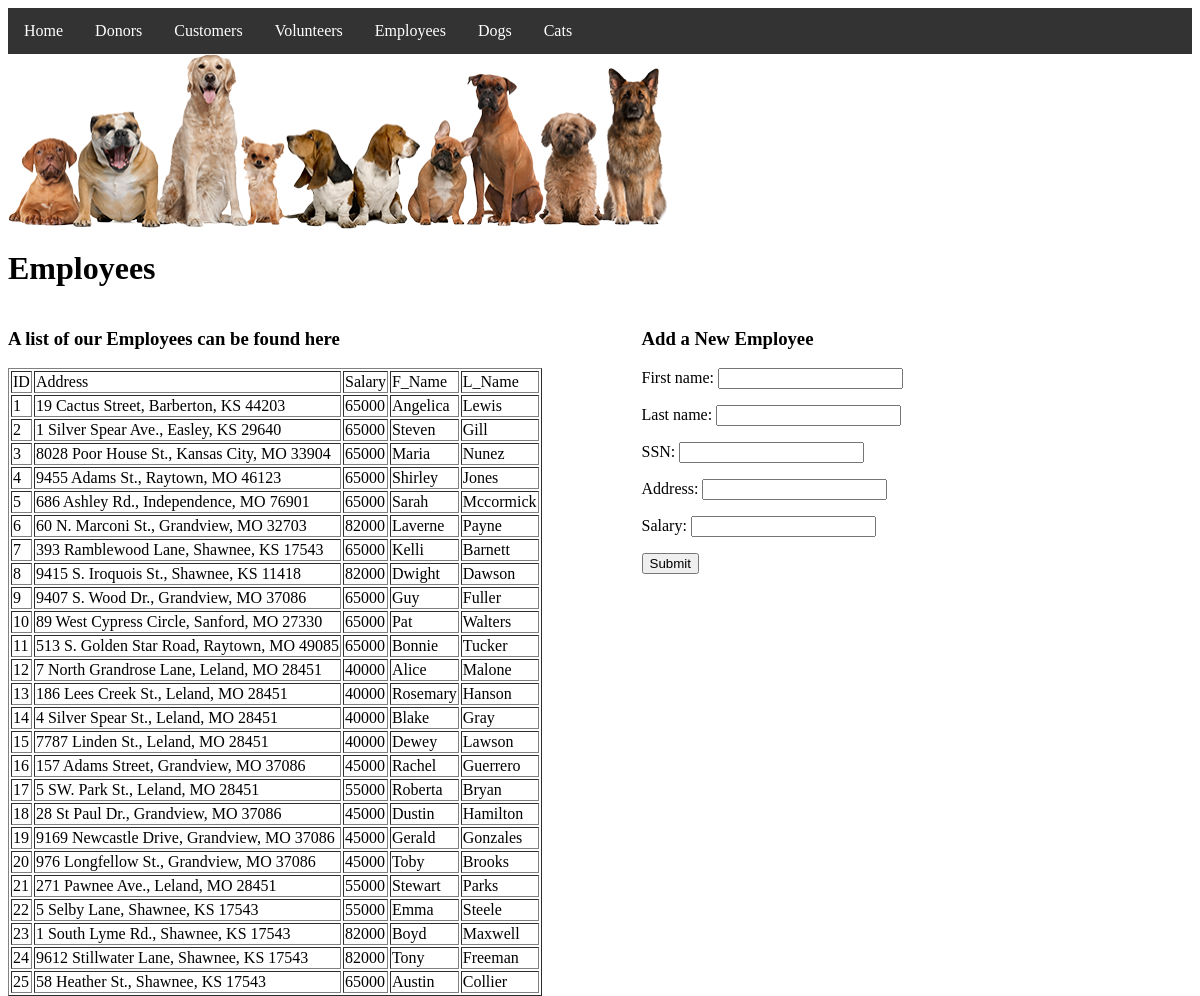
Page /employees.php on the committed database.
### tables this page shows
CREATE TABLE `Employee` (
	`Employee_ID` 		INT NOT NULL AUTO_INCREMENT,
	`Address` 			VARCHAR(50),
	`Salary` 			INT,
	`SSN` 				VARCHAR(9) UNIQUE NOT NULL,
	`F_Name` 			VARCHAR(25),
	`L_Name` 			VARCHAR(25),
    CONSTRAINT `Salary_Positive` CHECK (Salary > 0),
    CONSTRAINT `Employee_Valid_SSN`  
		CHECK (`SSN` regexp('^[0-9][0-9][0-9][0-9][0-9][0-9][0-9][0-9][0-9]$')),
	CONSTRAINT `Employee_PK` PRIMARY KEY (`Employee_ID`)
);

### employees.php (the view, shortened to what this page needs)
<html>
<head>
    <?php include('header.php'); ?>
</head>
<body>
<?php
require_once('./includes/dbconnect.php');
$sql_of_q1 = "SELECT Employee_ID, Address, Salary, F_Name, L_Name FROM Employee;";
$q1result = mysqli_query($connection, $sql_of_q1);
?>
<h1>Employees</h1>
<div class="tableOutput" style="margin-right: 100px">
    <table border="1">
        <h3>A list of our Employees can be found here</h3>
        <?php
        echo "<tr>";
        echo "<td>".'ID'."</td>";
        echo "<td>".'Address'."</td>";
        echo "<td>".'Salary'."</td>";
        echo "<td>".'F_Name'."</td>";
        echo "<td>".'L_Name'."</td>";
        echo "</tr>";
        while($r = mysqli_fetch_assoc($q1result))
        {
            echo "<tr>";
            echo "<td>".$r['Employee_ID']."</td>";
            echo "<td>".$r['Address']."</td>";
            echo "<td>".$r['Salary']."</td>";
            echo "<td>".$r['F_Name']."</td>";
            echo "<td>".$r['L_Name']."</td>";
            echo "</tr>";
        }
        ?>
    </table>
</div>
<div class="newdataform">
    <h3>Add a New Employee</h3>
    <form action="newemployee.php" method="post">
        <p>First name: <input type="text" name="f_name" /></p>
        <p>Last name: <input type="text" name="l_name" /></p>
        <p>SSN: <input type="password" name="ssn"  maxlength="9"/></p>
        <p>Address: <input type="text" name="address" /></p>
        <p>Salary: <input type="number" name="salary" /></p>
        <input type="submit" name="submit" value="Submit" />
    </form>
</div>
</body
</html>

### style.css (style rules this page uses)
.tableOutput { float: left; }
.newdataform { float: left; }

### rows in the picture
employee: Employee_ID "1", Address "19 Cactus Street, Barberton, KS 44203", Salary "65000", F_Name "Angelica", L_Name "Lewis"
employee: Employee_ID "2", Address "1 Silver Spear Ave., Easley, KS 29640", Salary "65000", F_Name "Steven", L_Name "Gill"
employee: Employee_ID "3", Address "8028 Poor House St., Kansas City, MO 33904", Salary "65000", F_Name "Maria", L_Name "Nunez"
employee: Employee_ID "4", Address "9455 Adams St., Raytown, MO 46123", Salary "65000", F_Name "Shirley", L_Name "Jones"
employee: Employee_ID "5", Address "686 Ashley Rd., Independence, MO 76901", Salary "65000", F_Name "Sarah", L_Name "Mccormick"
employee: Employee_ID "6", Address "60 N. Marconi St., Grandview, MO 32703", Salary "82000", F_Name "Laverne", L_Name "Payne"
employee: Employee_ID "7", Address "393 Ramblewood Lane, Shawnee, KS 17543", Salary "65000", F_Name "Kelli", L_Name "Barnett"
employee: Employee_ID "8", Address "9415 S. Iroquois St., Shawnee, KS 11418", Salary "82000", F_Name "Dwight", L_Name "Dawson"
employee: Employee_ID "9", Address "9407 S. Wood Dr., Grandview, MO 37086", Salary "65000", F_Name "Guy", L_Name "Fuller"
employee: Employee_ID "10", Address "89 West Cypress Circle, Sanford, MO 27330", Salary "65000", F_Name "Pat", L_Name "Walters"
employee: Employee_ID "11", Address "513 S. Golden Star Road, Raytown, MO 49085", Salary "65000", F_Name "Bonnie", L_Name "Tucker"
employee: Employee_ID "12", Address "7 North Grandrose Lane, Leland, MO 28451", Salary "40000", F_Name "Alice", L_Name "Malone"
employee: Employee_ID "13", Address "186 Lees Creek St., Leland, MO 28451", Salary "40000", F_Name "Rosemary", L_Name "Hanson"
employee: Employee_ID "14", Address "4 Silver Spear St., Leland, MO 28451", Salary "40000", F_Name "Blake", L_Name "Gray"
employee: Employee_ID "15", Address "7787 Linden St., Leland, MO 28451", Salary "40000", F_Name "Dewey", L_Name "Lawson"
employee: Employee_ID "16", Address "157 Adams Street, Grandview, MO 37086", Salary "45000", F_Name "Rachel", L_Name "Guerrero"
employee: Employee_ID "17", Address "5 SW. Park St., Leland, MO 28451", Salary "55000", F_Name "Roberta", L_Name "Bryan"
employee: Employee_ID "18", Address "28 St Paul Dr., Grandview, MO 37086", Salary "45000", F_Name "Dustin", L_Name "Hamilton"
employee: Employee_ID "19", Address "9169 Newcastle Drive, Grandview, MO 37086", Salary "45000", F_Name "Gerald", L_Name "Gonzales"
employee: Employee_ID "20", Address "976 Longfellow St., Grandview, MO 37086", Salary "45000", F_Name "Toby", L_Name "Brooks"
employee: Employee_ID "21", Address "271 Pawnee Ave., Leland, MO 28451", Salary "55000", F_Name "Stewart", L_Name "Parks"
employee: Employee_ID "22", Address "5 Selby Lane, Shawnee, KS 17543", Salary "55000", F_Name "Emma", L_Name "Steele"
employee: Employee_ID "23", Address "1 South Lyme Rd., Shawnee, KS 17543", Salary "82000", F_Name "Boyd", L_Name "Maxwell"
employee: Employee_ID "24", Address "9612 Stillwater Lane, Shawnee, KS 17543", Salary "82000", F_Name "Tony", L_Name "Freeman"
employee: Employee_ID "25", Address "58 Heather St., Shawnee, KS 17543", Salary "65000", F_Name "Austin", L_Name "Collier"
